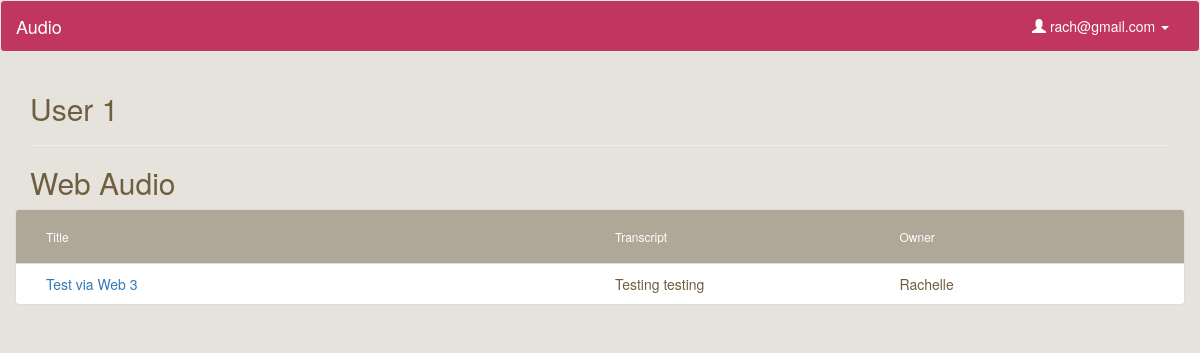
The app's page /collection/1 (signed in) with its own data.
### model.py (models this page shows, shortened)
class User(db.Model):
    __tablename__ = "Users"
    id = db.Column(db.Integer, autoincrement=True, primary_key=True)
    email = db.Column(db.String(100), nullable=False)
    password = db.Column(db.String(50), nullable=False)
    first_name = db.Column(db.String(50), nullable=False)
    last_name = db.Column(db.String(50), nullable=False)

class Collection(db.Model):
    __tablename__ = "Collections"
    id = db.Column(db.Integer, autoincrement=True, primary_key=True)
    user_id = db.Column(db.Integer, db.ForeignKey('Users.id'), nullable=False)
    title = db.Column(db.String, nullable=False, default='Untitled Collection')
    user = db.relationship("User", backref=db.backref("collections", order_by=id))

class Upload(db.Model):
    __tablename__ = "Uploads"
    id = db.Column(db.Integer, autoincrement=True, primary_key=True)
    user_id = db.Column(db.Integer, db.ForeignKey('Users.id'), nullable=False)
    title = db.Column(db.String, nullable=False, default='Untitled')
    path = db.Column(db.String(50))
    mimetype = db.Column(db.String(50), default='wav') # wav, jpg, mp3
    datetime = db.Column(db.DateTime, default=db.func.now(), onupdate=db.func.now()) # set datetime to current timestamp
    transcript = db.Column(db.Text)
    user = db.relationship("User", backref=db.backref("uploads", order_by=id))

### server.py (the view)
@app.route('/collection/<int:id>')
def collection_page(id):
	"""Show more information about a collection."""
	if 'email' in session: # if logged in
		user_email = session['email']
		user = User.query.filter_by(email=user_email).first()
		this_collection = Collection.query.filter_by(id=id).first()
		uploads = [cu.upload for cu in this_collection.collectionsuploads]
		collectionusers = CollectionsUsers.query.filter_by(collection_id=id).all()
		return render_template('collection.html', user=user, collection=this_collection, uploads=uploads)
	else:
		flash('You don\'t have access to view this page')
		return redirect('/')

### templates/collection.html
{% extends 'base.html' %}
{% block content %}
    <h2>User {{ user.id }}</h2>
    <hr>
    <h2>{{ collection.title }}</h2>
    {% if uploads %}
    <div class="file-box">
        <ul class="list-group">
            <li class="list-group-item list-group-heading row">
                <div class="name col-sm-6">
                    <h6>Title</h6>
                </div>
                <div class="col-sm-3">
                    <h6>Transcript</h6>
                </div>
                <div class="col-sm-3">
                    <h6>Owner</h6>
                </div>
            </li>
            {% for upload in uploads %}
                <li class="list-group-item row">
                    <div class="col-sm-6">
                        <a href="/listen/{{ upload.id }}">{{ upload.title }}</a>
                    </div>
                    <div class="col-sm-3">
                        {{ upload.transcript }}
                    </div>
                    <div class="col-sm-3">
                        {{ upload.user.first_name }}
                    </div>
                </li>
            {% endfor %}
        </ul>
    </div>
    {% endif %}
{% endblock %}

### templates/base.html (shortened to what this page needs)
<!DOCTYPE html>
<html lang="en">
  <head>
    <link rel="stylesheet" href="https://maxcdn.bootstrapcdn.com/bootstrap/3.3.4/css/bootstrap.min.css">
    <link rel="stylesheet" href="/static/css/style.css"/>
    <link rel="stylesheet" href="https://ajax.googleapis.com/ajax/libs/jqueryui/1.11.4/themes/smoothness/jquery-ui.css">
  </head>
  <body>
    <nav class="navbar navbar-default">
      <div class="container-fluid">
        <div class="navbar-header">
          <a class="navbar-brand" href="/">Audio</a>
        </div>
        <div class="collapse navbar-collapse" id="bs-example-navbar-collapse-1">
          <ul class="nav navbar-nav navbar-right">
            {% if 'email' in session %}
              <li class="dropdown">
                <a href="#" class="dropdown-toggle" data-toggle="dropdown" role="button" aria-expanded="false"><span class="glyphicon glyphicon-user" aria-hidden="true"></span> {{ session['email'] }} <span class="caret"></span></a>
              </li>
            {% else %}
              <li><a href="/login">Login</a></li>
              <li><a href="/signup">Sign Up</a></li>
            {% endif %}
          </ul>
        </div>
      </div>
    </nav>
    <div class="container">
    	{% block content %}{% endblock %}
    </div>
  </body>
</html>

### static/css/style.css (style rules this page uses)
.navbar-default { background-color: #C13561; color: #fff; }
.navbar-default a, .navbar-default .navbar-brand, .navbar-default .navbar-nav>li>a { color: #fff; }
body { background-color: #E6E3DD; color: #705E40; }
.list-group-heading { background-color: #afa797; color: #fff; }

### records on screen
User: email "rach@gmail.com", id "1"
Collection: title "Web Audio"
Upload: title "Test via Web 3", transcript "Testing testing", user.first_name "Rachelle"
